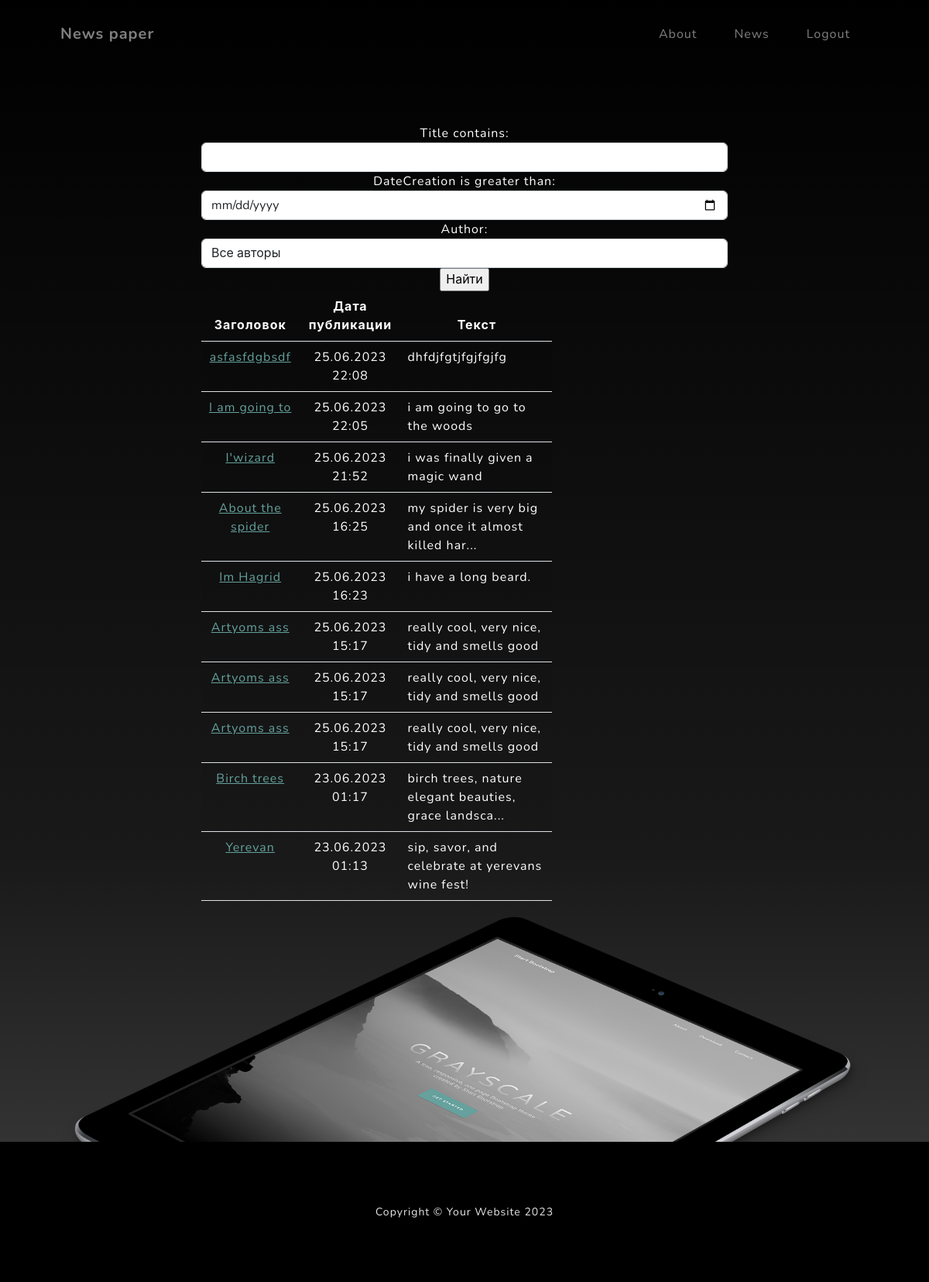
The app's page /search/ (signed in), older data.
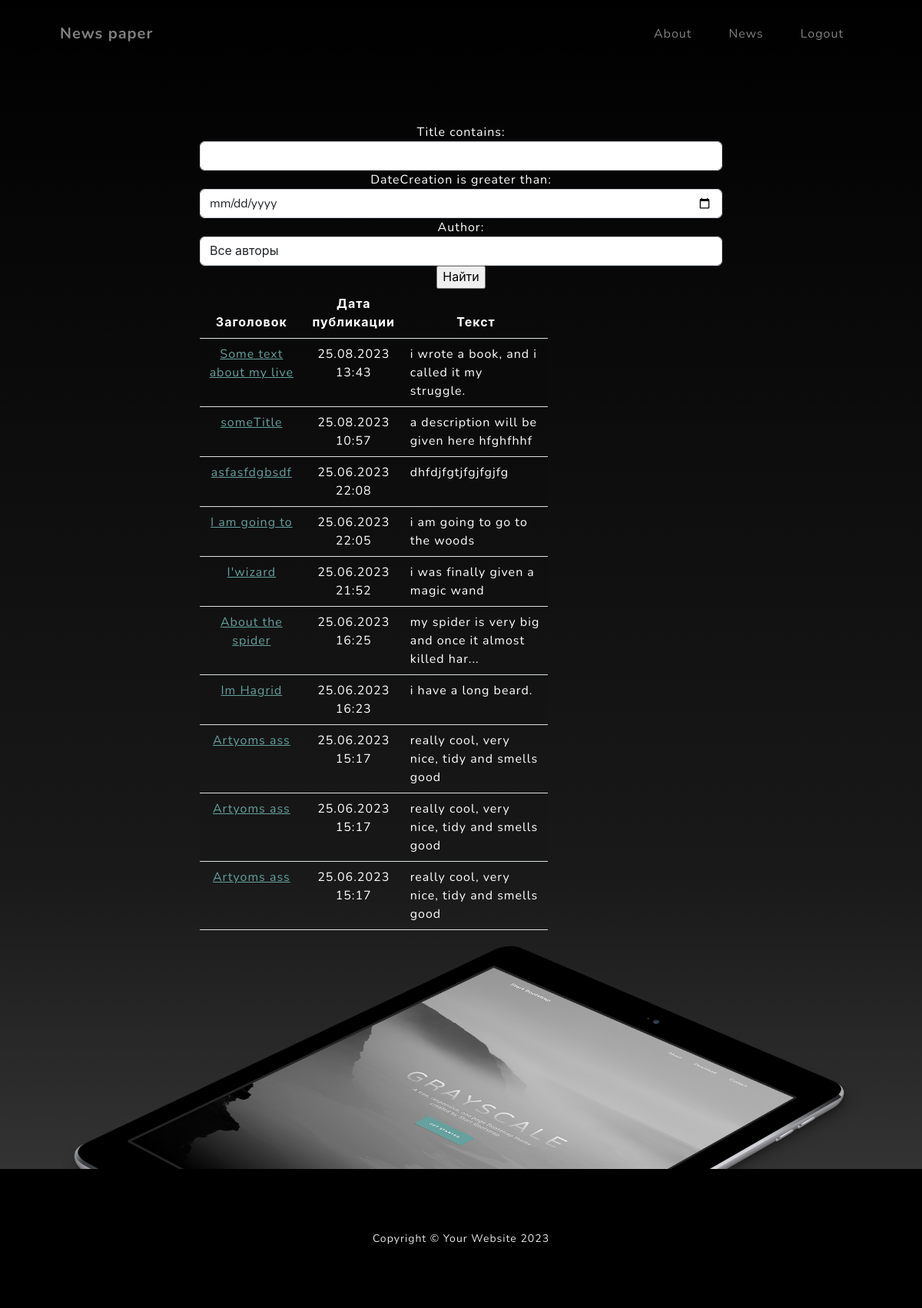
The same page, newer data.
### news/models.py (models this page shows, shortened)
class Post(models.Model):
    author = models.ForeignKey(Author, on_delete=models.CASCADE)
    NEWS = 'NW'
    ARTICLE = 'AR'
    CATEGORY_CHOICES = (
        (NEWS, 'Новость'),
        (ARTICLE, 'Статья')
    )
    categoryType = models.CharField(max_length=2, choices=CATEGORY_CHOICES, default=ARTICLE)
    dateCreation = models.DateTimeField(auto_now_add=True)
    postCategory = models.ManyToManyField(Category, through='PostCategory')
    title = models.CharField(max_length=128)
    text = models.TextField()
    rating = models.SmallIntegerField(default=0)

### news/views.py (the view)
# urls.py: path('search/', PostSearch.as_view(), name='search'),
class PostSearch(LoginRequiredMixin, ListView):
    model = Post
    template_name = 'search.html'
    context_object_name = 'newslist'
    ordering = ['-dateCreation']
    paginate_by = 10
    def get_queryset(self):
        filtered_queryset = PostFilter(self.request.GET, queryset=Post.objects.filter(categoryType='NW')).qs
        return filtered_queryset.order_by('-dateCreation')
    def get_context_data(self, **kwargs):
        context = super().get_context_data(**kwargs)
        queryset = self.get_queryset()
        paginator = Paginator(queryset, self.paginate_by)
        page_number = self.request.GET.get('page')
        page_obj = paginator.get_page(page_number)
        context['newslist'] = page_obj
        context['filter'] = PostFilter(self.request.GET, queryset=self.get_queryset())
        return context

### news/models.py (called while the page is built)
    def __str__(self):
        return f'{self.authorUser.username.title()}'

### news/templatetags/custom_filters.py (called while the page is built)
@register.filter(name='censor')
def censor(value):
    for sw in stop_words:
        value = value.lower().replace(sw.lower(), '...')
    return value

@register.filter(name='preview')
def preview(value):
    if len(value) > 50:
        return value[:51] + '...'
    else:
        return value

### templates/search.html (shortened to what this page needs)
{% extends 'flatpages/default.html' %}
{% load custom_filters %}
{% block content %}
<form method="GET">
    {{ filter.form }}
    <input type="submit" value="Найти">
</form>
<div class="col-xl-8">
            {% if filter.qs %}
                <table class="table table-striped">
                    <thead>
                        <tr>
                            <th>Заголовок</th>
                            <th>Дата публикации</th>
                            <th>Текст</th>
                        </tr>
                    </thead>
                    <tbody>
                        {% for post in newslist %}
                            <tr>
                                <td><a href="{% url 'news_detail' post.pk %}">{{ post.title }}</a></td>
                                <td>{{ post.dateCreation|date:'d.m.Y H:i' }}</td>
                                <td align="left">{{ post.text|censor|preview }}</td>
                            </tr>
                        {% endfor %}
                    </tbody>
                </table>
            {% else %}
                <h5 class='text-center my-5'>Ничего не найдено ....</h5>
            {% endif %}
</div>
{% endblock content %}

### templates/flatpages/default.html (shortened to what this page needs)
{% load static %}
<!DOCTYPE html>
<html lang="en">
    <head>
        <link href="{% static 'css/styles.css' %}" rel="stylesheet" />
    </head>
    <body id="page-top">
        <nav class="navbar navbar-expand-lg navbar-light fixed-top" id="mainNav">
            <div class="container px-4 px-lg-5">
                <a class="navbar-brand" href="#page-top">News paper</a>
                <div class="collapse navbar-collapse" id="navbarResponsive">
                    <ul class="navbar-nav ms-auto">
                        <li class="nav-item"><a class="nav-link" href="/about">About</a></li>
                        <li class="nav-item"><a class="nav-link" href="/news">News</a></li>
                        <li class="nav-item"><a class="nav-link" href="/accounts/logout/">Logout</a></li>
                    </ul>
                </div>
            </div>
        </nav>
        <section class="about-section text-center" id="about">
            <div class="container px-4 px-lg-5">
                <div class="row gx-4 gx-lg-5 justify-content-center">
                    <div class="col-lg-8">
                            {% block content %}{% endblock content %}
                    </div>
                </div>
                <img class="img-fluid" src="{% static 'assets/img/ipad.png' %}" alt="..." />
            </div>
        </section>
        <footer class="footer bg-black small text-center text-white-50"><div class="container px-4 px-lg-5">Copyright &copy; Your Website 2023</div></footer>
    </body>
</html>

Row changes from the older to the newer data that the page shows:
no longer on this page (row unchanged): Post: title "Birch trees", dateCreation "23.06.2023 01:17", text|censor "birch trees, nature elegant beauties, grace landsca..."
no longer on this page (row unchanged): Post: title "Yerevan", dateCreation "23.06.2023 01:13", text|censor "sip, savor, and celebrate at yerevans wine fest!"
added Post: title "Some text about my live", dateCreation "25.08.2023 13:43", text|censor "i wrote a book, and i called it my struggle."
added Post: title "someTitle", dateCreation "25.08.2023 10:57", text|censor "a description will be given here hfghfhhf"
